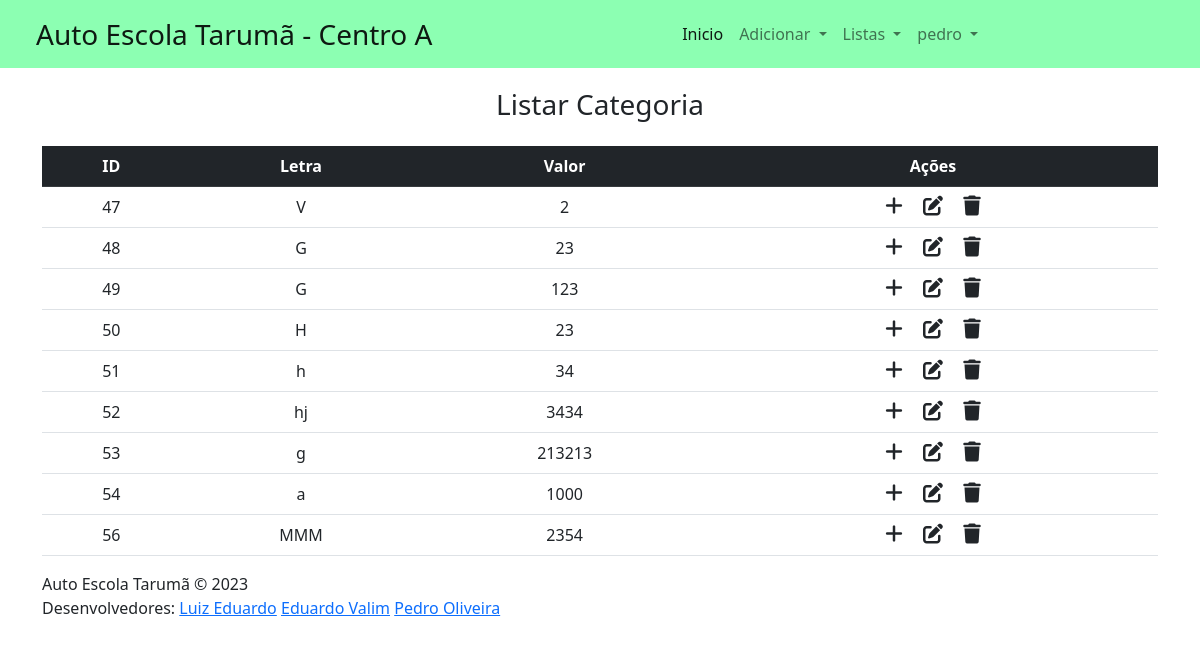
The app's page /VIEW/curso/lstCurso.php (signed in) with its own data.
### tables this page shows
CREATE TABLE `curso` (
  `id` int(11) NOT NULL,
  `letra` char(5) NOT NULL,
  `valor` float NOT NULL
);

### DAL/dalCurso.php (called while the page is built, shortened)
<?php
include_once 'C:\xampp\htdocs\ProjetoCentroA\MODEL\Curso.php';
class dalCurso
{
    public function Select(){
        $sql = "select * from curso;";
        $con = Conexao::conectar();
        $result = $con->query($sql);
        $lstcurso = [];
        foreach ($result as $linha) {
            $curso = new \MODEL\Curso();
            $curso->setId($linha['id']);
            $curso->setLetra($linha['letra']);
            $curso->setValor($linha['valor']);
            $lstcurso[] = $curso;
        }
        return $lstcurso;
    }
}

### BLL/bllCurso.php (called while the page is built, shortened)
<?php
    include_once '../../DAL/dalCurso.php';
    class bllCurso {
        public function Select (){
            $dal = new  \Dal\dalCurso();
            return $dal->Select();
        }
    }
?>

### MODEL/Curso.php (called while the page is built, shortened)
<?php
    class Curso {
        private ?int $id;
        private ?string $letra;
        private ?float $valor;
        public function getId()
        {
            return $this->id;
        }
        public function setId(int $id)
        {
            $this->id = $id;
        }
        public function getLetra()
        {
            return $this->letra;
        }
        public function setLetra(string $letra)
        {
            $this->letra = $letra;
        }
        public function getValor()
        {
            return $this->valor;
        }
        public function setValor(float $valor)
        {
            $this->valor = $valor;
        }
    }
?>

### VIEW/curso/lstcurso.php (the view, shortened to what this page needs)
<?php
include_once '../../BLL/bllCurso.php';
if (isset($_GET['busca']))
  $busca = $_GET['busca'];
else $busca = null;
$bll = new \BLL\bllCurso();
if ($busca == null)
  $lstcurso = $bll->Select();
else $lstcurso = $bll->SelectID($busca);
?>
<!DOCTYPE html>
<html lang="pt-br">
<head>
  <link href="https://cdn.jsdelivr.net/npm/bootstrap@5.2.3/dist/css/bootstrap.min.css" rel="stylesheet">
  <link rel="stylesheet" href="https://cdnjs.cloudflare.com/ajax/libs/font-awesome/6.4.0/css/all.min.css" />
</head>
<body>
  <?php include "../components/navbar.php"; echo nav()?>
  <div class="container">
    <div class="text-center mb-4">
      <h3>Listar Categoria</h3>
    </div>
    <table class="table table-hover text-center">
      <thead class="table-dark">
        <tr>
          <th scope="col">ID</th>
          <th scope="col">Letra</th>
          <th scope="col">Valor</th>
          <th scope="col">Ações</th>
        </tr>
      </thead>
      <tbody>
        <?php
        foreach ($lstcurso as $curso) {
        ?>
          <tr>
            <td><?php echo $curso->getId(); ?></td>
            <td><?php echo $curso->getLetra(); ?></td>
            <td><?php echo $curso->getValor(); ?></td>
            <td>
              <a onclick="JavaScript:location.href='addCurso.php?id='+(<?php echo $curso->getId(); ?>)" class="link-dark"><i class="fa-solid fa-plus fs-5 me-3"></i></a>
              <a onclick="JavaScript:location.href='edtCurso.php?id='+(<?php echo $curso->getId(); ?>)" class="link-dark"><i class="fa-solid fa-pen-to-square fs-5 me-3"></i></a>
              <a onclick="JavaScript:remover(<?php echo $curso->getId(); ?>)" class="link-dark"><i class="fa-solid fa-trash fs-5"></i></a>
            </td>
          </tr>
        <?php
        }
        ?>
      </tbody>
    </table>
  </div>
  <?php include_once '../../VIEW/footer/footer.php'; ?>
</body>
</html>

### VIEW/components/navbar.php (shortened to what this page needs)
<?php
function nav()
{ ?>
    <nav class="navbar navbar-expand-lg navbar-light" style='background-color: #00ff5573; margin-bottom: 20px;'>
        <div class="container-fluid">
            <a class="navbar-brand fs-3 px-4" href="../menu/menu.php">Auto Escola Tarumã - Centro A</a>
            <div class="collapse navbar-collapse justify-content-center" id="navbarNavDropdown">
                <ul class="navbar-nav">
                    <li class="nav-item">
                        <a class="nav-link active" aria-current="page" href="../menu/menu.php">Inicio</a>
                    </li>
                    <li class="nav-item dropdown">
                        <a class="nav-link dropdown-toggle" href="#" id="adicionar" role="button" data-bs-toggle="dropdown" aria-expanded="false">
                            Adicionar
                        </a>
                    </li>
                    <li class="nav-item dropdown">
                        <a class="nav-link dropdown-toggle" href="#" id="listas" role="button" data-bs-toggle="dropdown" aria-expanded="false">
                            Listas
                        </a>
                    </li>
                    <li class="nav-item dropdown">
                        <a class="nav-link dropdown-toggle" href="#" id="user" role="button" data-bs-toggle="dropdown" aria-expanded="false">
                            <?php echo $_SESSION['usuario'] ?>
                        </a>
                    </li>
                </ul>
            </div>
        </div>
    </nav>
<?php } ?>

### VIEW/footer/footer.php
<footer class="page-footer background-color: #00ff5573">
    <div class="footer-copyright background-color: #00ff5573">
        <div class="container white-text ">
             Auto Escola Tarumã © 2023
            <br>Desenvolvedores:
            <a class="white-text text-lighten-4 right" href="https://github.com/luizeduardofr">Luiz Eduardo</a>
            <a class="white-text text-lighten-4 right" href="https://github.com/Eduardo-Valim01">Eduardo Valim</a>
            <a class="white-text text-lighten-4 right" href="https://github.com/PedroOliveira2003">Pedro Oliveira</a>
        </div>
    </div>
</footer>

### records on screen
curso: id "47", letra "V", valor "2"
curso: id "48", letra "G", valor "23"
curso: id "49", letra "G", valor "123"
curso: id "50", letra "H", valor "23"
curso: id "51", letra "h", valor "34"
curso: id "52", letra "hj", valor "3434"
curso: id "53", letra "g", valor "213213"
curso: id "54", letra "a", valor "1000"
curso: id "56", letra "MMM", valor "2354"

### other values on screen
$_SESSION['usuario'] "pedro"
